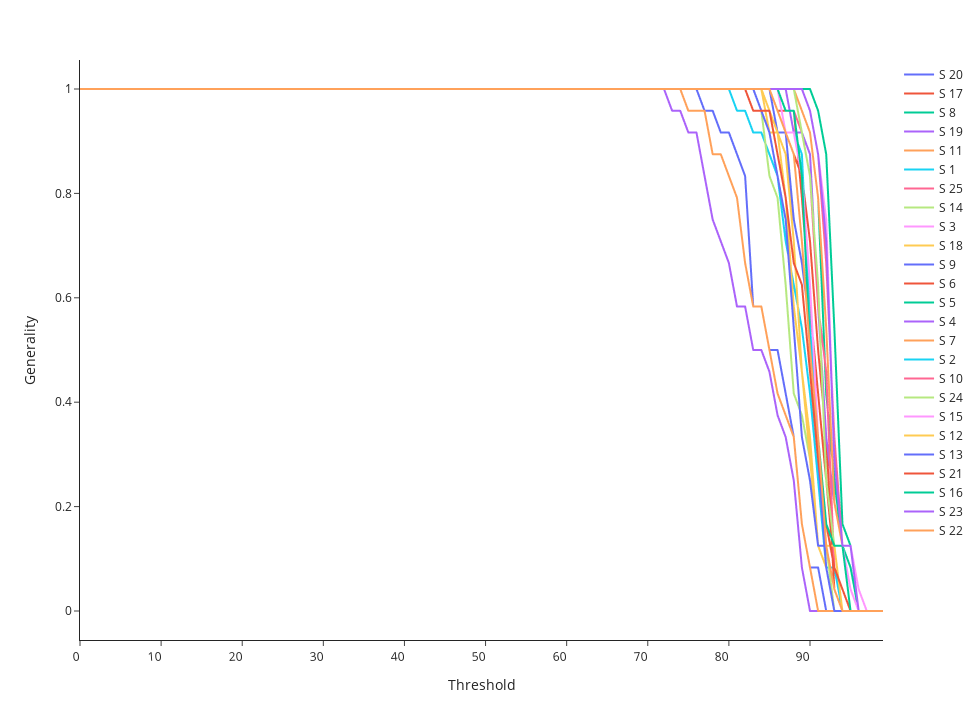

Write notebook code for a chart like this one.
### Markdown cell above
# Genrality at different Thresholds

### Code cell
fig = px.line(generality_df)

# Customize the layout
fig.update_layout(xaxis_title='Threshold', yaxis_title='Generality', legend_title=None, xaxis_tickangle=-4,template='simple_white',width=980, height=720,
                  )

# Show the plot
fig.show()

### Figure 1 — Plotly figure (JSON) as saved in the notebook; plotly's stock layout.template omitted (floating-point values rounded to 4 significant figures)
{"data": [{"hovertemplate": "variable=S 20<br>index=%{x}<br>value=%{y}<extra></extra>", "legendgroup": "S 20", "line": {"color": "#636efa", "dash": "solid"}, "marker": {"symbol": "circle"}, "mode": "lines", "name": "S 20", "showlegend": true, "type": "scattergl", "x": [0, 1, 2, 3, 4, 5, 6, 7, 8, 9, 10, 11, 12, 13, 14, 15, 16, 17, 18, 19, 20, 21, 22, 23, 24, 25, 26, 27, 28, 29, 30, 31, 32, 33, 34, 35, 36, 37, 38, 39, 40, 41, 42, 43, 44, 45, 46, 47, 48, 49, 50, 51, 52, 53, 54, 55, 56, 57, 58, 59, 60, 61, 62, 63, 64, 65, 66, 67, 68, 69, 70, 71, 72, 73, 74, 75, 76, 77, 78, 79, 80, 81, 82, 83, 84, 85, 86, 87, 88, 89, 90, 91, 92, 93, 94, 95, 96, 97, 98, 99], "xaxis": "x", "y": [1, 1, 1, 1, 1, 1, 1, 1, 1, 1, 1, 1, 1, 1, 1, 1, 1, 1, 1, 1, 1, 1, 1, 1, 1, 1, 1, 1, 1, 1, 1, 1, 1, 1, 1, 1, 1, 1, 1, 1, 1, 1, 1, 1, 1, 1, 1, 1, 1, 1, 1, 1, 1, 1, 1, 1, 1, 1, 1, 1, 1, 1, 1, 1, 1, 1, 1, 1, 1, 1, 1, 1, 1, 1, 1, 1, 1, 0.9583, 0.9583, 0.9167, 0.9167, 0.875, 0.8333, 0.5833, 0.5833, 0.5, 0.5, 0.4167, 0.3333, 0.1667, 0.08333, 0.08333, 0, 0, 0, 0, 0, 0, 0, 0], "yaxis": "y"}, {"hovertemplate": "variable=S 17<br>index=%{x}<br>value=%{y}<extra></extra>", "legendgroup": "S 17", "line": {"color": "#EF553B", "dash": "solid"}, "marker": {"symbol": "circle"}, "mode": "lines", "name": "S 17", "showlegend": true, "type": "scattergl", "x": [0, 1, 2, 3, 4, 5, 6, 7, 8, 9, 10, 11, 12, 13, 14, 15, 16, 17, 18, 19, 20, 21, 22, 23, 24, 25, 26, 27, 28, 29, 30, 31, 32, 33, 34, 35, 36, 37, 38, 39, 40, 41, 42, 43, 44, 45, 46, 47, 48, 49, 50, 51, 52, 53, 54, 55, 56, 57, 58, 59, 60, 61, 62, 63, 64, 65, 66, 67, 68, 69, 70, 71, 72, 73, 74, 75, 76, 77, 78, 79, 80, 81, 82, 83, 84, 85, 86, 87, 88, 89, 90, 91, 92, 93, 94, 95, 96, 97, 98, 99], "xaxis": "x", "y": [1, 1, 1, 1, 1, 1, 1, 1, 1, 1, 1, 1, 1, 1, 1, 1, 1, 1, 1, 1, 1, 1, 1, 1, 1, 1, 1, 1, 1, 1, 1, 1, 1, 1, 1, 1, 1, 1, 1, 1, 1, 1, 1, 1, 1, 1, 1, 1, 1, 1, 1, 1, 1, 1, 1, 1, 1, 1, 1, 1, 1, 1, 1, 1, 1, 1, 1, 1, 1, 1, 1, 1, 1, 1, 1, 1, 1, 1, 1, 1, 1, 1, 1, 1, 1, 1, 0.9583, 0.9583, 0.9583, 0.7917, 0.5833, 0.4167, 0.25, 0.08333, 0.04167, 0, 0, 0, 0, 0], "yaxis": "y"}, {"hovertemplate": "variable=S 8<br>index=%{x}<br>value=%{y}<extra></extra>", "legendgroup": "S 8", "line": {"color": "#00cc96", "dash": "solid"}, "marker": {"symbol": "circle"}, "mode": "lines", "name": "S 8", "showlegend": true, "type": "scattergl", "x": [0, 1, 2, 3, 4, 5, 6, 7, 8, 9, 10, 11, 12, 13, 14, 15, 16, 17, 18, 19, 20, 21, 22, 23, 24, 25, 26, 27, 28, 29, 30, 31, 32, 33, 34, 35, 36, 37, 38, 39, 40, 41, 42, 43, 44, 45, 46, 47, 48, 49, 50, 51, 52, 53, 54, 55, 56, 57, 58, 59, 60, 61, 62, 63, 64, 65, 66, 67, 68, 69, 70, 71, 72, 73, 74, 75, 76, 77, 78, 79, 80, 81, 82, 83, 84, 85, 86, 87, 88, 89, 90, 91, 92, 93, 94, 95, 96, 97, 98, 99], "xaxis": "x", "y": [1, 1, 1, 1, 1, 1, 1, 1, 1, 1, 1, 1, 1, 1, 1, 1, 1, 1, 1, 1, 1, 1, 1, 1, 1, 1, 1, 1, 1, 1, 1, 1, 1, 1, 1, 1, 1, 1, 1, 1, 1, 1, 1, 1, 1, 1, 1, 1, 1, 1, 1, 1, 1, 1, 1, 1, 1, 1, 1, 1, 1, 1, 1, 1, 1, 1, 1, 1, 1, 1, 1, 1, 1, 1, 1, 1, 1, 1, 1, 1, 1, 1, 1, 1, 1, 1, 1, 1, 1, 1, 1, 0.9583, 0.875, 0.5417, 0.1667, 0.125, 0, 0, 0, 0], "yaxis": "y"}, {"hovertemplate": "variable=S 19<br>index=%{x}<br>value=%{y}<extra></extra>", "legendgroup": "S 19", "line": {"color": "#ab63fa", "dash": "solid"}, "marker": {"symbol": "circle"}, "mode": "lines", "name": "S 19", "showlegend": true, "type": "scattergl", "x": [0, 1, 2, 3, 4, 5, 6, 7, 8, 9, 10, 11, 12, 13, 14, 15, 16, 17, 18, 19, 20, 21, 22, 23, 24, 25, 26, 27, 28, 29, 30, 31, 32, 33, 34, 35, 36, 37, 38, 39, 40, 41, 42, 43, 44, 45, 46, 47, 48, 49, 50, 51, 52, 53, 54, 55, 56, 57, 58, 59, 60, 61, 62, 63, 64, 65, 66, 67, 68, 69, 70, 71, 72, 73, 74, 75, 76, 77, 78, 79, 80, 81, 82, 83, 84, 85, 86, 87, 88, 89, 90, 91, 92, 93, 94, 95, 96, 97, 98, 99], "xaxis": "x", "y": [1, 1, 1, 1, 1, 1, 1, 1, 1, 1, 1, 1, 1, 1, 1, 1, 1, 1, 1, 1, 1, 1, 1, 1, 1, 1, 1, 1, 1, 1, 1, 1, 1, 1, 1, 1, 1, 1, 1, 1, 1, 1, 1, 1, 1, 1, 1, 1, 1, 1, 1, 1, 1, 1, 1, 1, 1, 1, 1, 1, 1, 1, 1, 1, 1, 1, 1, 1, 1, 1, 1, 1, 1, 0.9583, 0.9583, 0.9167, 0.9167, 0.8333, 0.75, 0.7083, 0.6667, 0.5833, 0.5833, 0.5, 0.5, 0.4583, 0.375, 0.3333, 0.25, 0.08333, 0, 0, 0, 0, 0, 0, 0, 0, 0, 0], "yaxis": "y"}, {"hovertemplate": "variable=S 11<br>index=%{x}<br>value=%{y}<extra></extra>", "legendgroup": "S 11", "line": {"color": "#FFA15A", "dash": "solid"}, "marker": {"symbol": "circle"}, "mode": "lines", "name": "S 11", "showlegend": true, "type": "scattergl", "x": [0, 1, 2, 3, 4, 5, 6, 7, 8, 9, 10, 11, 12, 13, 14, 15, 16, 17, 18, 19, 20, 21, 22, 23, 24, 25, 26, 27, 28, 29, 30, 31, 32, 33, 34, 35, 36, 37, 38, 39, 40, 41, 42, 43, 44, 45, 46, 47, 48, 49, 50, 51, 52, 53, 54, 55, 56, 57, 58, 59, 60, 61, 62, 63, 64, 65, 66, 67, 68, 69, 70, 71, 72, 73, 74, 75, 76, 77, 78, 79, 80, 81, 82, 83, 84, 85, 86, 87, 88, 89, 90, 91, 92, 93, 94, 95, 96, 97, 98, 99], "xaxis": "x", "y": [1, 1, 1, 1, 1, 1, 1, 1, 1, 1, 1, 1, 1, 1, 1, 1, 1, 1, 1, 1, 1, 1, 1, 1, 1, 1, 1, 1, 1, 1, 1, 1, 1, 1, 1, 1, 1, 1, 1, 1, 1, 1, 1, 1, 1, 1, 1, 1, 1, 1, 1, 1, 1, 1, 1, 1, 1, 1, 1, 1, 1, 1, 1, 1, 1, 1, 1, 1, 1, 1, 1, 1, 1, 1, 1, 0.9583, 0.9583, 0.9583, 0.875, 0.875, 0.8333, 0.7917, 0.6667, 0.5833, 0.5833, 0.5, 0.4167, 0.375, 0.3333, 0.1667, 0.08333, 0, 0, 0, 0, 0, 0, 0, 0, 0], "yaxis": "y"}, {"hovertemplate": "variable=S 1<br>index=%{x}<br>value=%{y}<extra></extra>", "legendgroup": "S 1", "line": {"color": "#19d3f3", "dash": "solid"}, "marker": {"symbol": "circle"}, "mode": "lines", "name": "S 1", "showlegend": true, "type": "scattergl", "x": [0, 1, 2, 3, 4, 5, 6, 7, 8, 9, 10, 11, 12, 13, 14, 15, 16, 17, 18, 19, 20, 21, 22, 23, 24, 25, 26, 27, 28, 29, 30, 31, 32, 33, 34, 35, 36, 37, 38, 39, 40, 41, 42, 43, 44, 45, 46, 47, 48, 49, 50, 51, 52, 53, 54, 55, 56, 57, 58, 59, 60, 61, 62, 63, 64, 65, 66, 67, 68, 69, 70, 71, 72, 73, 74, 75, 76, 77, 78, 79, 80, 81, 82, 83, 84, 85, 86, 87, 88, 89, 90, 91, 92, 93, 94, 95, 96, 97, 98, 99], "xaxis": "x", "y": [1, 1, 1, 1, 1, 1, 1, 1, 1, 1, 1, 1, 1, 1, 1, 1, 1, 1, 1, 1, 1, 1, 1, 1, 1, 1, 1, 1, 1, 1, 1, 1, 1, 1, 1, 1, 1, 1, 1, 1, 1, 1, 1, 1, 1, 1, 1, 1, 1, 1, 1, 1, 1, 1, 1, 1, 1, 1, 1, 1, 1, 1, 1, 1, 1, 1, 1, 1, 1, 1, 1, 1, 1, 1, 1, 1, 1, 1, 1, 1, 1, 0.9583, 0.9583, 0.9167, 0.9167, 0.875, 0.8333, 0.7083, 0.625, 0.5417, 0.4167, 0.25, 0.08333, 0.08333, 0, 0, 0, 0, 0, 0], "yaxis": "y"}, {"hovertemplate": "variable=S 25<br>index=%{x}<br>value=%{y}<extra></extra>", "legendgroup": "S 25", "line": {"color": "#FF6692", "dash": "solid"}, "marker": {"symbol": "circle"}, "mode": "lines", "name": "S 25", "showlegend": true, "type": "scattergl", "x": [0, 1, 2, 3, 4, 5, 6, 7, 8, 9, 10, 11, 12, 13, 14, 15, 16, 17, 18, 19, 20, 21, 22, 23, 24, 25, 26, 27, 28, 29, 30, 31, 32, 33, 34, 35, 36, 37, 38, 39, 40, 41, 42, 43, 44, 45, 46, 47, 48, 49, 50, 51, 52, 53, 54, 55, 56, 57, 58, 59, 60, 61, 62, 63, 64, 65, 66, 67, 68, 69, 70, 71, 72, 73, 74, 75, 76, 77, 78, 79, 80, 81, 82, 83, 84, 85, 86, 87, 88, 89, 90, 91, 92, 93, 94, 95, 96, 97, 98, 99], "xaxis": "x", "y": [1, 1, 1, 1, 1, 1, 1, 1, 1, 1, 1, 1, 1, 1, 1, 1, 1, 1, 1, 1, 1, 1, 1, 1, 1, 1, 1, 1, 1, 1, 1, 1, 1, 1, 1, 1, 1, 1, 1, 1, 1, 1, 1, 1, 1, 1, 1, 1, 1, 1, 1, 1, 1, 1, 1, 1, 1, 1, 1, 1, 1, 1, 1, 1, 1, 1, 1, 1, 1, 1, 1, 1, 1, 1, 1, 1, 1, 1, 1, 1, 1, 1, 1, 1, 1, 1, 1, 1, 1, 1, 0.9583, 0.875, 0.6667, 0.3333, 0.125, 0.04167, 0, 0, 0, 0], "yaxis": "y"}, {"hovertemplate": "variable=S 14<br>index=%{x}<br>value=%{y}<extra></extra>", "legendgroup": "S 14", "line": {"color": "#B6E880", "dash": "solid"}, "marker": {"symbol": "circle"}, "mode": "lines", "name": "S 14", "showlegend": true, "type": "scattergl", "x": [0, 1, 2, 3, 4, 5, 6, 7, 8, 9, 10, 11, 12, 13, 14, 15, 16, 17, 18, 19, 20, 21, 22, 23, 24, 25, 26, 27, 28, 29, 30, 31, 32, 33, 34, 35, 36, 37, 38, 39, 40, 41, 42, 43, 44, 45, 46, 47, 48, 49, 50, 51, 52, 53, 54, 55, 56, 57, 58, 59, 60, 61, 62, 63, 64, 65, 66, 67, 68, 69, 70, 71, 72, 73, 74, 75, 76, 77, 78, 79, 80, 81, 82, 83, 84, 85, 86, 87, 88, 89, 90, 91, 92, 93, 94, 95, 96, 97, 98, 99], "xaxis": "x", "y": [1, 1, 1, 1, 1, 1, 1, 1, 1, 1, 1, 1, 1, 1, 1, 1, 1, 1, 1, 1, 1, 1, 1, 1, 1, 1, 1, 1, 1, 1, 1, 1, 1, 1, 1, 1, 1, 1, 1, 1, 1, 1, 1, 1, 1, 1, 1, 1, 1, 1, 1, 1, 1, 1, 1, 1, 1, 1, 1, 1, 1, 1, 1, 1, 1, 1, 1, 1, 1, 1, 1, 1, 1, 1, 1, 1, 1, 1, 1, 1, 1, 1, 1, 0.9583, 0.9583, 0.8333, 0.7917, 0.625, 0.4167, 0.375, 0.2917, 0.125, 0.125, 0, 0, 0, 0, 0, 0, 0], "yaxis": "y"}, {"hovertemplate": "variable=S 3<br>index=%{x}<br>value=%{y}<extra></extra>", "legendgroup": "S 3", "line": {"color": "#FF97FF", "dash": "solid"}, "marker": {"symbol": "circle"}, "mode": "lines", "name": "S 3", "showlegend": true, "type": "scattergl", "x": [0, 1, 2, 3, 4, 5, 6, 7, 8, 9, 10, 11, 12, 13, 14, 15, 16, 17, 18, 19, 20, 21, 22, 23, 24, 25, 26, 27, 28, 29, 30, 31, 32, 33, 34, 35, 36, 37, 38, 39, 40, 41, 42, 43, 44, 45, 46, 47, 48, 49, 50, 51, 52, 53, 54, 55, 56, 57, 58, 59, 60, 61, 62, 63, 64, 65, 66, 67, 68, 69, 70, 71, 72, 73, 74, 75, 76, 77, 78, 79, 80, 81, 82, 83, 84, 85, 86, 87, 88, 89, 90, 91, 92, 93, 94, 95, 96, 97, 98, 99], "xaxis": "x", "y": [1, 1, 1, 1, 1, 1, 1, 1, 1, 1, 1, 1, 1, 1, 1, 1, 1, 1, 1, 1, 1, 1, 1, 1, 1, 1, 1, 1, 1, 1, 1, 1, 1, 1, 1, 1, 1, 1, 1, 1, 1, 1, 1, 1, 1, 1, 1, 1, 1, 1, 1, 1, 1, 1, 1, 1, 1, 1, 1, 1, 1, 1, 1, 1, 1, 1, 1, 1, 1, 1, 1, 1, 1, 1, 1, 1, 1, 1, 1, 1, 1, 1, 1, 1, 1, 1, 1, 1, 1, 1, 0.9583, 0.875, 0.75, 0.2917, 0.125, 0.125, 0.04167, 0, 0, 0], "yaxis": "y"}, {"hovertemplate": "variable=S 18<br>index=%{x}<br>value=%{y}<extra></extra>", "legendgroup": "S 18", "line": {"color": "#FECB52", "dash": "solid"}, "marker": {"symbol": "circle"}, "mode": "lines", "name": "S 18", "showlegend": true, "type": "scattergl", "x": [0, 1, 2, 3, 4, 5, 6, 7, 8, 9, 10, 11, 12, 13, 14, 15, 16, 17, 18, 19, 20, 21, 22, 23, 24, 25, 26, 27, 28, 29, 30, 31, 32, 33, 34, 35, 36, 37, 38, 39, 40, 41, 42, 43, 44, 45, 46, 47, 48, 49, 50, 51, 52, 53, 54, 55, 56, 57, 58, 59, 60, 61, 62, 63, 64, 65, 66, 67, 68, 69, 70, 71, 72, 73, 74, 75, 76, 77, 78, 79, 80, 81, 82, 83, 84, 85, 86, 87, 88, 89, 90, 91, 92, 93, 94, 95, 96, 97, 98, 99], "xaxis": "x", "y": [1, 1, 1, 1, 1, 1, 1, 1, 1, 1, 1, 1, 1, 1, 1, 1, 1, 1, 1, 1, 1, 1, 1, 1, 1, 1, 1, 1, 1, 1, 1, 1, 1, 1, 1, 1, 1, 1, 1, 1, 1, 1, 1, 1, 1, 1, 1, 1, 1, 1, 1, 1, 1, 1, 1, 1, 1, 1, 1, 1, 1, 1, 1, 1, 1, 1, 1, 1, 1, 1, 1, 1, 1, 1, 1, 1, 1, 1, 1, 1, 1, 1, 1, 1, 1, 0.9167, 0.9167, 0.7917, 0.5833, 0.4583, 0.3333, 0.125, 0.08333, 0, 0, 0, 0, 0, 0, 0], "yaxis": "y"}, {"hovertemplate": "variable=S 9<br>index=%{x}<br>value=%{y}<extra></extra>", "legendgroup": "S 9", "line": {"color": "#636efa", "dash": "solid"}, "marker": {"symbol": "circle"}, "mode": "lines", "name": "S 9", "showlegend": true, "type": "scattergl", "x": [0, 1, 2, 3, 4, 5, 6, 7, 8, 9, 10, 11, 12, 13, 14, 15, 16, 17, 18, 19, 20, 21, 22, 23, 24, 25, 26, 27, 28, 29, 30, 31, 32, 33, 34, 35, 36, 37, 38, 39, 40, 41, 42, 43, 44, 45, 46, 47, 48, 49, 50, 51, 52, 53, 54, 55, 56, 57, 58, 59, 60, 61, 62, 63, 64, 65, 66, 67, 68, 69, 70, 71, 72, 73, 74, 75, 76, 77, 78, 79, 80, 81, 82, 83, 84, 85, 86, 87, 88, 89, 90, 91, 92, 93, 94, 95, 96, 97, 98, 99], "xaxis": "x", "y": [1, 1, 1, 1, 1, 1, 1, 1, 1, 1, 1, 1, 1, 1, 1, 1, 1, 1, 1, 1, 1, 1, 1, 1, 1, 1, 1, 1, 1, 1, 1, 1, 1, 1, 1, 1, 1, 1, 1, 1, 1, 1, 1, 1, 1, 1, 1, 1, 1, 1, 1, 1, 1, 1, 1, 1, 1, 1, 1, 1, 1, 1, 1, 1, 1, 1, 1, 1, 1, 1, 1, 1, 1, 1, 1, 1, 1, 1, 1, 1, 1, 1, 1, 1, 1, 1, 0.9167, 0.9167, 0.75, 0.6667, 0.5417, 0.2917, 0.08333, 0, 0, 0, 0, 0, 0, 0], "yaxis": "y"}, {"hovertemplate": "variable=S 6<br>index=%{x}<br>value=%{y}<extra></extra>", "legendgroup": "S 6", "line": {"color": "#EF553B", "dash": "solid"}, "marker": {"symbol": "circle"}, "mode": "lines", "name": "S 6", "showlegend": true, "type": "scattergl", "x": [0, 1, 2, 3, 4, 5, 6, 7, 8, 9, 10, 11, 12, 13, 14, 15, 16, 17, 18, 19, 20, 21, 22, 23, 24, 25, 26, 27, 28, 29, 30, 31, 32, 33, 34, 35, 36, 37, 38, 39, 40, 41, 42, 43, 44, 45, 46, 47, 48, 49, 50, 51, 52, 53, 54, 55, 56, 57, 58, 59, 60, 61, 62, 63, 64, 65, 66, 67, 68, 69, 70, 71, 72, 73, 74, 75, 76, 77, 78, 79, 80, 81, 82, 83, 84, 85, 86, 87, 88, 89, 90, 91, 92, 93, 94, 95, 96, 97, 98, 99], "xaxis": "x", "y": [1, 1, 1, 1, 1, 1, 1, 1, 1, 1, 1, 1, 1, 1, 1, 1, 1, 1, 1, 1, 1, 1, 1, 1, 1, 1, 1, 1, 1, 1, 1, 1, 1, 1, 1, 1, 1, 1, 1, 1, 1, 1, 1, 1, 1, 1, 1, 1, 1, 1, 1, 1, 1, 1, 1, 1, 1, 1, 1, 1, 1, 1, 1, 1, 1, 1, 1, 1, 1, 1, 1, 1, 1, 1, 1, 1, 1, 1, 1, 1, 1, 1, 1, 1, 1, 1, 0.9583, 0.9167, 0.875, 0.8333, 0.7083, 0.5, 0.3333, 0.04167, 0, 0, 0, 0, 0, 0], "yaxis": "y"}, {"hovertemplate": "variable=S 5<br>index=%{x}<br>value=%{y}<extra></extra>", "legendgroup": "S 5", "line": {"color": "#00cc96", "dash": "solid"}, "marker": {"symbol": "circle"}, "mode": "lines", "name": "S 5", "showlegend": true, "type": "scattergl", "x": [0, 1, 2, 3, 4, 5, 6, 7, 8, 9, 10, 11, 12, 13, 14, 15, 16, 17, 18, 19, 20, 21, 22, 23, 24, 25, 26, 27, 28, 29, 30, 31, 32, 33, 34, 35, 36, 37, 38, 39, 40, 41, 42, 43, 44, 45, 46, 47, 48, 49, 50, 51, 52, 53, 54, 55, 56, 57, 58, 59, 60, 61, 62, 63, 64, 65, 66, 67, 68, 69, 70, 71, 72, 73, 74, 75, 76, 77, 78, 79, 80, 81, 82, 83, 84, 85, 86, 87, 88, 89, 90, 91, 92, 93, 94, 95, 96, 97, 98, 99], "xaxis": "x", "y": [1, 1, 1, 1, 1, 1, 1, 1, 1, 1, 1, 1, 1, 1, 1, 1, 1, 1, 1, 1, 1, 1, 1, 1, 1, 1, 1, 1, 1, 1, 1, 1, 1, 1, 1, 1, 1, 1, 1, 1, 1, 1, 1, 1, 1, 1, 1, 1, 1, 1, 1, 1, 1, 1, 1, 1, 1, 1, 1, 1, 1, 1, 1, 1, 1, 1, 1, 1, 1, 1, 1, 1, 1, 1, 1, 1, 1, 1, 1, 1, 1, 1, 1, 1, 1, 1, 1, 1, 1, 0.9583, 0.9167, 0.7917, 0.4167, 0.25, 0.125, 0.08333, 0, 0, 0, 0], "yaxis": "y"}, {"hovertemplate": "variable=S 4<br>index=%{x}<br>value=%{y}<extra></extra>", "legendgroup": "S 4", "line": {"color": "#ab63fa", "dash": "solid"}, "marker": {"symbol": "circle"}, "mode": "lines", "name": "S 4", "showlegend": true, "type": "scattergl", "x": [0, 1, 2, 3, 4, 5, 6, 7, 8, 9, 10, 11, 12, 13, 14, 15, 16, 17, 18, 19, 20, 21, 22, 23, 24, 25, 26, 27, 28, 29, 30, 31, 32, 33, 34, 35, 36, 37, 38, 39, 40, 41, 42, 43, 44, 45, 46, 47, 48, 49, 50, 51, 52, 53, 54, 55, 56, 57, 58, 59, 60, 61, 62, 63, 64, 65, 66, 67, 68, 69, 70, 71, 72, 73, 74, 75, 76, 77, 78, 79, 80, 81, 82, 83, 84, 85, 86, 87, 88, 89, 90, 91, 92, 93, 94, 95, 96, 97, 98, 99], "xaxis": "x", "y": [1, 1, 1, 1, 1, 1, 1, 1, 1, 1, 1, 1, 1, 1, 1, 1, 1, 1, 1, 1, 1, 1, 1, 1, 1, 1, 1, 1, 1, 1, 1, 1, 1, 1, 1, 1, 1, 1, 1, 1, 1, 1, 1, 1, 1, 1, 1, 1, 1, 1, 1, 1, 1, 1, 1, 1, 1, 1, 1, 1, 1, 1, 1, 1, 1, 1, 1, 1, 1, 1, 1, 1, 1, 1, 1, 1, 1, 1, 1, 1, 1, 1, 1, 1, 1, 1, 1, 1, 0.9167, 0.9167, 0.875, 0.5833, 0.3333, 0.2083, 0.125, 0.125, 0, 0, 0, 0], "yaxis": "y"}, {"hovertemplate": "variable=S 7<br>index=%{x}<br>value=%{y}<extra></extra>", "legendgroup": "S 7", "line": {"color": "#FFA15A", "dash": "solid"}, "marker": {"symbol": "circle"}, "mode": "lines", "name": "S 7", "showlegend": true, "type": "scattergl", "x": [0, 1, 2, 3, 4, 5, 6, 7, 8, 9, 10, 11, 12, 13, 14, 15, 16, 17, 18, 19, 20, 21, 22, 23, 24, 25, 26, 27, 28, 29, 30, 31, 32, 33, 34, 35, 36, 37, 38, 39, 40, 41, 42, 43, 44, 45, 46, 47, 48, 49, 50, 51, 52, 53, 54, 55, 56, 57, 58, 59, 60, 61, 62, 63, 64, 65, 66, 67, 68, 69, 70, 71, 72, 73, 74, 75, 76, 77, 78, 79, 80, 81, 82, 83, 84, 85, 86, 87, 88, 89, 90, 91, 92, 93, 94, 95, 96, 97, 98, 99], "xaxis": "x", "y": [1, 1, 1, 1, 1, 1, 1, 1, 1, 1, 1, 1, 1, 1, 1, 1, 1, 1, 1, 1, 1, 1, 1, 1, 1, 1, 1, 1, 1, 1, 1, 1, 1, 1, 1, 1, 1, 1, 1, 1, 1, 1, 1, 1, 1, 1, 1, 1, 1, 1, 1, 1, 1, 1, 1, 1, 1, 1, 1, 1, 1, 1, 1, 1, 1, 1, 1, 1, 1, 1, 1, 1, 1, 1, 1, 1, 1, 1, 1, 1, 1, 1, 1, 1, 1, 1, 1, 1, 1, 0.9583, 0.9167, 0.7917, 0.5417, 0.2083, 0.125, 0.04167, 0, 0, 0, 0], "yaxis": "y"}, {"hovertemplate": "variable=S 2<br>index=%{x}<br>value=%{y}<extra></extra>", "legendgroup": "S 2", "line": {"color": "#19d3f3", "dash": "solid"}, "marker": {"symbol": "circle"}, "mode": "lines", "name": "S 2", "showlegend": true, "type": "scattergl", "x": [0, 1, 2, 3, 4, 5, 6, 7, 8, 9, 10, 11, 12, 13, 14, 15, 16, 17, 18, 19, 20, 21, 22, 23, 24, 25, 26, 27, 28, 29, 30, 31, 32, 33, 34, 35, 36, 37, 38, 39, 40, 41, 42, 43, 44, 45, 46, 47, 48, 49, 50, 51, 52, 53, 54, 55, 56, 57, 58, 59, 60, 61, 62, 63, 64, 65, 66, 67, 68, 69, 70, 71, 72, 73, 74, 75, 76, 77, 78, 79, 80, 81, 82, 83, 84, 85, 86, 87, 88, 89, 90, 91, 92, 93, 94, 95, 96, 97, 98, 99], "xaxis": "x", "y": [1, 1, 1, 1, 1, 1, 1, 1, 1, 1, 1, 1, 1, 1, 1, 1, 1, 1, 1, 1, 1, 1, 1, 1, 1, 1, 1, 1, 1, 1, 1, 1, 1, 1, 1, 1, 1, 1, 1, 1, 1, 1, 1, 1, 1, 1, 1, 1, 1, 1, 1, 1, 1, 1, 1, 1, 1, 1, 1, 1, 1, 1, 1, 1, 1, 1, 1, 1, 1, 1, 1, 1, 1, 1, 1, 1, 1, 1, 1, 1, 1, 1, 1, 1, 1, 1, 0.9583, 0.9167, 0.9167, 0.875, 0.5417, 0.3333, 0.125, 0.125, 0.125, 0.04167, 0, 0, 0, 0], "yaxis": "y"}, {"hovertemplate": "variable=S 10<br>index=%{x}<br>value=%{y}<extra></extra>", "legendgroup": "S 10", "line": {"color": "#FF6692", "dash": "solid"}, "marker": {"symbol": "circle"}, "mode": "lines", "name": "S 10", "showlegend": true, "type": "scattergl", "x": [0, 1, 2, 3, 4, 5, 6, 7, 8, 9, 10, 11, 12, 13, 14, 15, 16, 17, 18, 19, 20, 21, 22, 23, 24, 25, 26, 27, 28, 29, 30, 31, 32, 33, 34, 35, 36, 37, 38, 39, 40, 41, 42, 43, 44, 45, 46, 47, 48, 49, 50, 51, 52, 53, 54, 55, 56, 57, 58, 59, 60, 61, 62, 63, 64, 65, 66, 67, 68, 69, 70, 71, 72, 73, 74, 75, 76, 77, 78, 79, 80, 81, 82, 83, 84, 85, 86, 87, 88, 89, 90, 91, 92, 93, 94, 95, 96, 97, 98, 99], "xaxis": "x", "y": [1, 1, 1, 1, 1, 1, 1, 1, 1, 1, 1, 1, 1, 1, 1, 1, 1, 1, 1, 1, 1, 1, 1, 1, 1, 1, 1, 1, 1, 1, 1, 1, 1, 1, 1, 1, 1, 1, 1, 1, 1, 1, 1, 1, 1, 1, 1, 1, 1, 1, 1, 1, 1, 1, 1, 1, 1, 1, 1, 1, 1, 1, 1, 1, 1, 1, 1, 1, 1, 1, 1, 1, 1, 1, 1, 1, 1, 1, 1, 1, 1, 1, 1, 1, 1, 1, 1, 0.9583, 0.9583, 0.9167, 0.8333, 0.5833, 0.4583, 0.08333, 0.04167, 0, 0, 0, 0, 0], "yaxis": "y"}, {"hovertemplate": "variable=S 24<br>index=%{x}<br>value=%{y}<extra></extra>", "legendgroup": "S 24", "line": {"color": "#B6E880", "dash": "solid"}, "marker": {"symbol": "circle"}, "mode": "lines", "name": "S 24", "showlegend": true, "type": "scattergl", "x": [0, 1, 2, 3, 4, 5, 6, 7, 8, 9, 10, 11, 12, 13, 14, 15, 16, 17, 18, 19, 20, 21, 22, 23, 24, 25, 26, 27, 28, 29, 30, 31, 32, 33, 34, 35, 36, 37, 38, 39, 40, 41, 42, 43, 44, 45, 46, 47, 48, 49, 50, 51, 52, 53, 54, 55, 56, 57, 58, 59, 60, 61, 62, 63, 64, 65, 66, 67, 68, 69, 70, 71, 72, 73, 74, 75, 76, 77, 78, 79, 80, 81, 82, 83, 84, 85, 86, 87, 88, 89, 90, 91, 92, 93, 94, 95, 96, 97, 98, 99], "xaxis": "x", "y": [1, 1, 1, 1, 1, 1, 1, 1, 1, 1, 1, 1, 1, 1, 1, 1, 1, 1, 1, 1, 1, 1, 1, 1, 1, 1, 1, 1, 1, 1, 1, 1, 1, 1, 1, 1, 1, 1, 1, 1, 1, 1, 1, 1, 1, 1, 1, 1, 1, 1, 1, 1, 1, 1, 1, 1, 1, 1, 1, 1, 1, 1, 1, 1, 1, 1, 1, 1, 1, 1, 1, 1, 1, 1, 1, 1, 1, 1, 1, 1, 1, 1, 1, 1, 1, 1, 1, 1, 1, 0.9167, 0.8333, 0.625, 0.25, 0.125, 0.125, 0.04167, 0, 0, 0, 0], "yaxis": "y"}, {"hovertemplate": "variable=S 15<br>index=%{x}<br>value=%{y}<extra></extra>", "legendgroup": "S 15", "line": {"color": "#FF97FF", "dash": "solid"}, "marker": {"symbol": "circle"}, "mode": "lines", "name": "S 15", "showlegend": true, "type": "scattergl", "x": [0, 1, 2, 3, 4, 5, 6, 7, 8, 9, 10, 11, 12, 13, 14, 15, 16, 17, 18, 19, 20, 21, 22, 23, 24, 25, 26, 27, 28, 29, 30, 31, 32, 33, 34, 35, 36, 37, 38, 39, 40, 41, 42, 43, 44, 45, 46, 47, 48, 49, 50, 51, 52, 53, 54, 55, 56, 57, 58, 59, 60, 61, 62, 63, 64, 65, 66, 67, 68, 69, 70, 71, 72, 73, 74, 75, 76, 77, 78, 79, 80, 81, 82, 83, 84, 85, 86, 87, 88, 89, 90, 91, 92, 93, 94, 95, 96, 97, 98, 99], "xaxis": "x", "y": [1, 1, 1, 1, 1, 1, 1, 1, 1, 1, 1, 1, 1, 1, 1, 1, 1, 1, 1, 1, 1, 1, 1, 1, 1, 1, 1, 1, 1, 1, 1, 1, 1, 1, 1, 1, 1, 1, 1, 1, 1, 1, 1, 1, 1, 1, 1, 1, 1, 1, 1, 1, 1, 1, 1, 1, 1, 1, 1, 1, 1, 1, 1, 1, 1, 1, 1, 1, 1, 1, 1, 1, 1, 1, 1, 1, 1, 1, 1, 1, 1, 1, 1, 1, 1, 1, 1, 0.9167, 0.9167, 0.8333, 0.625, 0.3333, 0.125, 0.125, 0.125, 0.04167, 0, 0, 0, 0], "yaxis": "y"}, {"hovertemplate": "variable=S 12<br>index=%{x}<br>value=%{y}<extra></extra>", "legendgroup": "S 12", "line": {"color": "#FECB52", "dash": "solid"}, "marker": {"symbol": "circle"}, "mode": "lines", "name": "S 12", "showlegend": true, "type": "scattergl", "x": [0, 1, 2, 3, 4, 5, 6, 7, 8, 9, 10, 11, 12, 13, 14, 15, 16, 17, 18, 19, 20, 21, 22, 23, 24, 25, 26, 27, 28, 29, 30, 31, 32, 33, 34, 35, 36, 37, 38, 39, 40, 41, 42, 43, 44, 45, 46, 47, 48, 49, 50, 51, 52, 53, 54, 55, 56, 57, 58, 59, 60, 61, 62, 63, 64, 65, 66, 67, 68, 69, 70, 71, 72, 73, 74, 75, 76, 77, 78, 79, 80, 81, 82, 83, 84, 85, 86, 87, 88, 89, 90, 91, 92, 93, 94, 95, 96, 97, 98, 99], "xaxis": "x", "y": [1, 1, 1, 1, 1, 1, 1, 1, 1, 1, 1, 1, 1, 1, 1, 1, 1, 1, 1, 1, 1, 1, 1, 1, 1, 1, 1, 1, 1, 1, 1, 1, 1, 1, 1, 1, 1, 1, 1, 1, 1, 1, 1, 1, 1, 1, 1, 1, 1, 1, 1, 1, 1, 1, 1, 1, 1, 1, 1, 1, 1, 1, 1, 1, 1, 1, 1, 1, 1, 1, 1, 1, 1, 1, 1, 1, 1, 1, 1, 1, 1, 1, 1, 1, 1, 0.9583, 0.9167, 0.875, 0.7083, 0.4583, 0.2917, 0.125, 0.125, 0.125, 0, 0, 0, 0, 0, 0], "yaxis": "y"}, {"hovertemplate": "variable=S 13<br>index=%{x}<br>value=%{y}<extra></extra>", "legendgroup": "S 13", "line": {"color": "#636efa", "dash": "solid"}, "marker": {"symbol": "circle"}, "mode": "lines", "name": "S 13", "showlegend": true, "type": "scattergl", "x": [0, 1, 2, 3, 4, 5, 6, 7, 8, 9, 10, 11, 12, 13, 14, 15, 16, 17, 18, 19, 20, 21, 22, 23, 24, 25, 26, 27, 28, 29, 30, 31, 32, 33, 34, 35, 36, 37, 38, 39, 40, 41, 42, 43, 44, 45, 46, 47, 48, 49, 50, 51, 52, 53, 54, 55, 56, 57, 58, 59, 60, 61, 62, 63, 64, 65, 66, 67, 68, 69, 70, 71, 72, 73, 74, 75, 76, 77, 78, 79, 80, 81, 82, 83, 84, 85, 86, 87, 88, 89, 90, 91, 92, 93, 94, 95, 96, 97, 98, 99], "xaxis": "x", "y": [1, 1, 1, 1, 1, 1, 1, 1, 1, 1, 1, 1, 1, 1, 1, 1, 1, 1, 1, 1, 1, 1, 1, 1, 1, 1, 1, 1, 1, 1, 1, 1, 1, 1, 1, 1, 1, 1, 1, 1, 1, 1, 1, 1, 1, 1, 1, 1, 1, 1, 1, 1, 1, 1, 1, 1, 1, 1, 1, 1, 1, 1, 1, 1, 1, 1, 1, 1, 1, 1, 1, 1, 1, 1, 1, 1, 1, 1, 1, 1, 1, 1, 1, 1, 0.9583, 0.9167, 0.8333, 0.75, 0.5417, 0.3333, 0.25, 0.125, 0.125, 0.04167, 0, 0, 0, 0, 0, 0], "yaxis": "y"}, {"hovertemplate": "variable=S 21<br>index=%{x}<br>value=%{y}<extra></extra>", "legendgroup": "S 21", "line": {"color": "#EF553B", "dash": "solid"}, "marker": {"symbol": "circle"}, "mode": "lines", "name": "S 21", "showlegend": true, "type": "scattergl", "x": [0, 1, 2, 3, 4, 5, 6, 7, 8, 9, 10, 11, 12, 13, 14, 15, 16, 17, 18, 19, 20, 21, 22, 23, 24, 25, 26, 27, 28, 29, 30, 31, 32, 33, 34, 35, 36, 37, 38, 39, 40, 41, 42, 43, 44, 45, 46, 47, 48, 49, 50, 51, 52, 53, 54, 55, 56, 57, 58, 59, 60, 61, 62, 63, 64, 65, 66, 67, 68, 69, 70, 71, 72, 73, 74, 75, 76, 77, 78, 79, 80, 81, 82, 83, 84, 85, 86, 87, 88, 89, 90, 91, 92, 93, 94, 95, 96, 97, 98, 99], "xaxis": "x", "y": [1, 1, 1, 1, 1, 1, 1, 1, 1, 1, 1, 1, 1, 1, 1, 1, 1, 1, 1, 1, 1, 1, 1, 1, 1, 1, 1, 1, 1, 1, 1, 1, 1, 1, 1, 1, 1, 1, 1, 1, 1, 1, 1, 1, 1, 1, 1, 1, 1, 1, 1, 1, 1, 1, 1, 1, 1, 1, 1, 1, 1, 1, 1, 1, 1, 1, 1, 1, 1, 1, 1, 1, 1, 1, 1, 1, 1, 1, 1, 1, 1, 1, 1, 0.9583, 0.9583, 0.9583, 0.875, 0.7917, 0.6667, 0.625, 0.4583, 0.2917, 0.1667, 0.08333, 0.04167, 0, 0, 0, 0, 0], "yaxis": "y"}, {"hovertemplate": "variable=S 16<br>index=%{x}<br>value=%{y}<extra></extra>", "legendgroup": "S 16", "line": {"color": "#00cc96", "dash": "solid"}, "marker": {"symbol": "circle"}, "mode": "lines", "name": "S 16", "showlegend": true, "type": "scattergl", "x": [0, 1, 2, 3, 4, 5, 6, 7, 8, 9, 10, 11, 12, 13, 14, 15, 16, 17, 18, 19, 20, 21, 22, 23, 24, 25, 26, 27, 28, 29, 30, 31, 32, 33, 34, 35, 36, 37, 38, 39, 40, 41, 42, 43, 44, 45, 46, 47, 48, 49, 50, 51, 52, 53, 54, 55, 56, 57, 58, 59, 60, 61, 62, 63, 64, 65, 66, 67, 68, 69, 70, 71, 72, 73, 74, 75, 76, 77, 78, 79, 80, 81, 82, 83, 84, 85, 86, 87, 88, 89, 90, 91, 92, 93, 94, 95, 96, 97, 98, 99], "xaxis": "x", "y": [1, 1, 1, 1, 1, 1, 1, 1, 1, 1, 1, 1, 1, 1, 1, 1, 1, 1, 1, 1, 1, 1, 1, 1, 1, 1, 1, 1, 1, 1, 1, 1, 1, 1, 1, 1, 1, 1, 1, 1, 1, 1, 1, 1, 1, 1, 1, 1, 1, 1, 1, 1, 1, 1, 1, 1, 1, 1, 1, 1, 1, 1, 1, 1, 1, 1, 1, 1, 1, 1, 1, 1, 1, 1, 1, 1, 1, 1, 1, 1, 1, 1, 1, 1, 1, 1, 1, 0.9583, 0.9583, 0.8333, 0.5, 0.3333, 0.1667, 0.125, 0.125, 0, 0, 0, 0, 0], "yaxis": "y"}, {"hovertemplate": "variable=S 23<br>index=%{x}<br>value=%{y}<extra></extra>", "legendgroup": "S 23", "line": {"color": "#ab63fa", "dash": "solid"}, "marker": {"symbol": "circle"}, "mode": "lines", "name": "S 23", "showlegend": true, "type": "scattergl", "x": [0, 1, 2, 3, 4, 5, 6, 7, 8, 9, 10, 11, 12, 13, 14, 15, 16, 17, 18, 19, 20, 21, 22, 23, 24, 25, 26, 27, 28, 29, 30, 31, 32, 33, 34, 35, 36, 37, 38, 39, 40, 41, 42, 43, 44, 45, 46, 47, 48, 49, 50, 51, 52, 53, 54, 55, 56, 57, 58, 59, 60, 61, 62, 63, 64, 65, 66, 67, 68, 69, 70, 71, 72, 73, 74, 75, 76, 77, 78, 79, 80, 81, 82, 83, 84, 85, 86, 87, 88, 89, 90, 91, 92, 93, 94, 95, 96, 97, 98, 99], "xaxis": "x", "y": [1, 1, 1, 1, 1, 1, 1, 1, 1, 1, 1, 1, 1, 1, 1, 1, 1, 1, 1, 1, 1, 1, 1, 1, 1, 1, 1, 1, 1, 1, 1, 1, 1, 1, 1, 1, 1, 1, 1, 1, 1, 1, 1, 1, 1, 1, 1, 1, 1, 1, 1, 1, 1, 1, 1, 1, 1, 1, 1, 1, 1, 1, 1, 1, 1, 1, 1, 1, 1, 1, 1, 1, 1, 1, 1, 1, 1, 1, 1, 1, 1, 1, 1, 1, 1, 1, 1, 1, 1, 1, 0.9583, 0.875, 0.7083, 0.2917, 0.125, 0.125, 0, 0, 0, 0], "yaxis": "y"}, {"hovertemplate": "variable=S 22<br>index=%{x}<br>value=%{y}<extra></extra>", "legendgroup": "S 22", "line": {"color": "#FFA15A", "dash": "solid"}, "marker": {"symbol": "circle"}, "mode": "lines", "name": "S 22", "showlegend": true, "type": "scattergl", "x": [0, 1, 2, 3, 4, 5, 6, 7, 8, 9, 10, 11, 12, 13, 14, 15, 16, 17, 18, 19, 20, 21, 22, 23, 24, 25, 26, 27, 28, 29, 30, 31, 32, 33, 34, 35, 36, 37, 38, 39, 40, 41, 42, 43, 44, 45, 46, 47, 48, 49, 50, 51, 52, 53, 54, 55, 56, 57, 58, 59, 60, 61, 62, 63, 64, 65, 66, 67, 68, 69, 70, 71, 72, 73, 74, 75, 76, 77, 78, 79, 80, 81, 82, 83, 84, 85, 86, 87, 88, 89, 90, 91, 92, 93, 94, 95, 96, 97, 98, 99], "xaxis": "x", "y": [1, 1, 1, 1, 1, 1, 1, 1, 1, 1, 1, 1, 1, 1, 1, 1, 1, 1, 1, 1, 1, 1, 1, 1, 1, 1, 1, 1, 1, 1, 1, 1, 1, 1, 1, 1, 1, 1, 1, 1, 1, 1, 1, 1, 1, 1, 1, 1, 1, 1, 1, 1, 1, 1, 1, 1, 1, 1, 1, 1, 1, 1, 1, 1, 1, 1, 1, 1, 1, 1, 1, 1, 1, 1, 1, 1, 1, 1, 1, 1, 1, 1, 1, 1, 1, 1, 0.9583, 0.9167, 0.875, 0.7083, 0.5, 0.3333, 0.125, 0.04167, 0, 0, 0, 0, 0, 0], "yaxis": "y"}], "layout": {"height": 720, "legend": {"title": {}, "tracegroupgap": 0}, "margin": {"t": 60}, "width": 980, "xaxis": {"anchor": "y", "domain": [0, 1], "tickangle": -4, "title": {"text": "Threshold"}}, "yaxis": {"anchor": "x", "domain": [0, 1], "title": {"text": "Generality"}}}}
